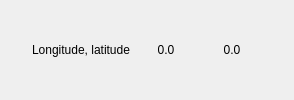
           <widget class="QFrame" name="latLonFrame">
            <property name="frameShape">
             <enum>QFrame::NoFrame</enum>
            </property>
            <property name="frameShadow">
             <enum>QFrame::Plain</enum>
            </property>
            <layout class="QHBoxLayout">
             <item>
              <layout class="QHBoxLayout">
               <item>
                <spacer name="spacer149_2">
                 <property name="orientation">
                  <enum>Qt::Horizontal</enum>
                 </property>
                 <property name="sizeType">
                  <enum>QSizePolicy::Expanding</enum>
                 </property>
                 <property name="sizeHint" stdset="0">
                  <size>
                   <width>21</width>
                   <height>20</height>
                  </size>
                 </property>
                </spacer>
               </item>
               <item>
                <widget class="QLabel" name="textLabel5_2">
                 <property name="text">
                  <string>Longitude, latitude</string>
                 </property>
                 <property name="wordWrap">
                  <bool>false</bool>
                 </property>
                </widget>
               </item>
               <item>
                <widget class="QLabel" name="selectedLonLabel">
                 <property name="minimumSize">
                  <size>
                   <width>60</width>
                   <height>0</height>
                  </size>
                 </property>
                 <property name="toolTip">
                  <string>Longitude and latitude of selected point of selected point at cross-hairs</string>
                 </property>
                 <property name="text">
                  <string>0.0</string>
                 </property>
                 <property name="alignment">
                  <set>Qt::AlignCenter</set>
                 </property>
                 <property name="wordWrap">
                  <bool>false</bool>
                 </property>
                </widget>
               </item>
               <item>
                <widget class="QLabel" name="selectedLatLabel">
                 <property name="minimumSize">
                  <size>
                   <width>60</width>
                   <height>0</height>
                  </size>
                 </property>
                 <property name="toolTip">
                  <string>Longitude and latitude of selected point of selected point at cross-hairs</string>
                 </property>
                 <property name="text">
                  <string>0.0</string>
                 </property>
                 <property name="alignment">
                  <set>Qt::AlignCenter</set>
                 </property>
                 <property name="wordWrap">
                  <bool>false</bool>
                 </property>
                </widget>
               </item>
               <item>
                <spacer name="spacer150_2">
                 <property name="orientation">
                  <enum>Qt::Horizontal</enum>
                 </property>
                 <property name="sizeType">
                  <enum>QSizePolicy::Expanding</enum>
                 </property>
                 <property name="sizeHint" stdset="0">
                  <size>
                   <width>21</width>
                   <height>20</height>
                  </size>
                 </property>
                </spacer>
               </item>
              </layout>
             </item>
            </layout>
           </widget>
